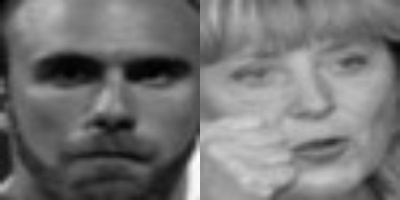
#> input picture backend/scripts/multiface_test_2.jpg, 400 x 200 px
$ python -i test_arcface_noise.py   (imports and definitions only)
#> lines starting #> are read from the running program, lines starting #| are printed output that depends on the picture
#!/usr/bin/env python3
"""
Test ArcFace model noise robustness.

This script directly tests whether the ArcFace model can match
noisy images to clean database embeddings.

Usage:
    cd backend
    python scripts/test_arcface_noise.py
"""

import os
import sys
import cv2
import numpy as np
import json
from datetime import datetime
from scipy.spatial.distance import cosine

# Add backend to path
sys.path.insert(0, os.path.dirname(os.path.dirname(os.path.abspath(__file__))))

# Suppress warnings
import warnings
# [1 line not run here, left out]

import onnxruntime as ort

# Load ArcFace model
ARCFACE_MODEL_PATH = os.path.expanduser("~/.insightface/models/buffalo_l/w600k_r50.onnx")
# [1 line that did not run here, left out]
# [1 line that did not run here, left out]
# [1 line that did not run here, left out]


def preprocess_for_arcface(img_bgr):
    """Preprocess image for ArcFace."""
    img_resized = cv2.resize(img_bgr, (112, 112))
    img_rgb = cv2.cvtColor(img_resized, cv2.COLOR_BGR2RGB)
    img_transposed = img_rgb.transpose(2, 0, 1)
    img_normalized = (img_transposed.astype(np.float32) - 127.5) / 127.5
    return np.expand_dims(img_normalized, axis=0)


# [17 lines left out: functions estimate_noise_level, denoise_image_aggressive, not called in this run]


def get_arcface_embedding(img_bgr, apply_denoising=False):
    """Get embedding using ArcFace model."""
    img_input = preprocess_for_arcface(img_bgr)
    embedding = session.run([output_name], {input_name: img_input})[0][0]
    embedding = embedding / np.linalg.norm(embedding)
    return embedding


def get_arcface_embedding_ensemble(img_bgr):
    """
    Get ensemble embedding by trying multiple preprocessing approaches.
    Returns the average of different preprocessing results.
    """
    embeddings = []

    # Original image
    emb1 = get_arcface_embedding(img_bgr)
    embeddings.append(emb1)

    # Aggressively denoised
    denoised = denoise_image_aggressive(img_bgr)
    emb2 = get_arcface_embedding(denoised)
    embeddings.append(emb2)

    # CLAHE enhanced
    lab = cv2.cvtColor(img_bgr, cv2.COLOR_BGR2LAB)
    l, a, b = cv2.split(lab)
    clahe = cv2.createCLAHE(clipLimit=2.0, tileGridSize=(8, 8))
    l = clahe.apply(l)
    lab = cv2.merge([l, a, b])
    enhanced = cv2.cvtColor(lab, cv2.COLOR_LAB2BGR)
    emb3 = get_arcface_embedding(enhanced)
    embeddings.append(emb3)

    # Average ensemble
    avg_emb = np.mean(embeddings, axis=0)
    avg_emb = avg_emb / np.linalg.norm(avg_emb)

    return avg_emb


# [155 lines left out: functions add_gaussian_noise, main, not called in this run]


# [2 lines not run here, left out]

>>> import cv2
>>> picture = cv2.imread('multiface_test_2.jpg', cv2.IMREAD_GRAYSCALE)
#> picture is the input picture: shape (200, 400); min 1, max 255, mean 116.7
>>> result = get_arcface_embedding_ensemble(picture)
#> in preprocess_for_arcface, `img_resized = cv2.resize(img_bgr, (112, 112))`:
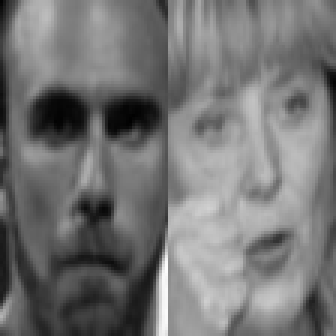
#> img_resized: shape (112, 112) (shown 3 times larger); min 1, max 253, mean 116.5
#> (the run stopped early here; a loop or call above may not have finished)

$ run again, on backend/scripts/multiface_test_3.jpg
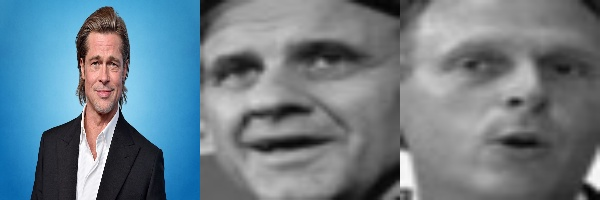
#> input picture backend/scripts/multiface_test_3.jpg, 600 x 200 px
#> `picture = cv2.imread('multiface_test_2.jpg', cv2.IMREAD_GRAYSCALE)`:
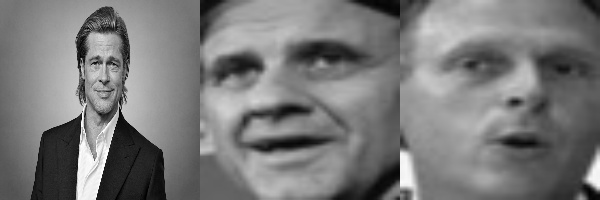
#> picture: shape (200, 600); min 0, max 255, mean 121.1
#> in preprocess_for_arcface, `img_resized = cv2.resize(img_bgr, (112, 112))`:
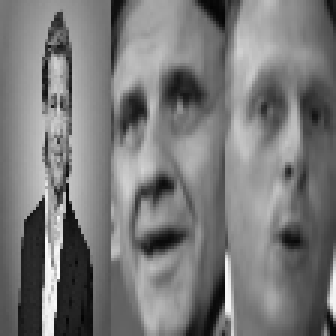
#> img_resized: shape (112, 112) (shown 3 times larger); min 3, max 253, mean 121

$ run again, on backend/scripts/multiface_test_4.jpg
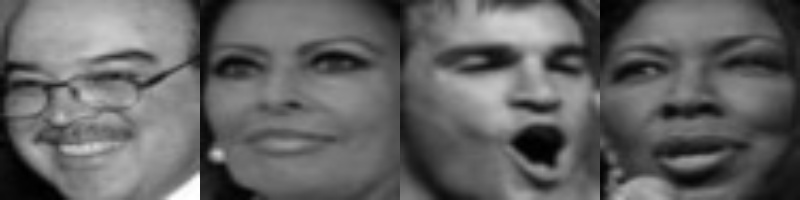
#> input picture backend/scripts/multiface_test_4.jpg, 800 x 200 px
#> picture is the input picture: shape (200, 800); min 0, max 255, mean 99.6
#> in preprocess_for_arcface, `img_resized = cv2.resize(img_bgr, (112, 112))`:
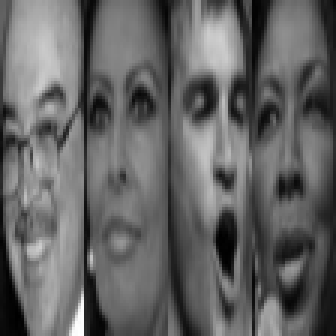
#> img_resized: shape (112, 112) (shown 3 times larger); min 0, max 255, mean 99.5
